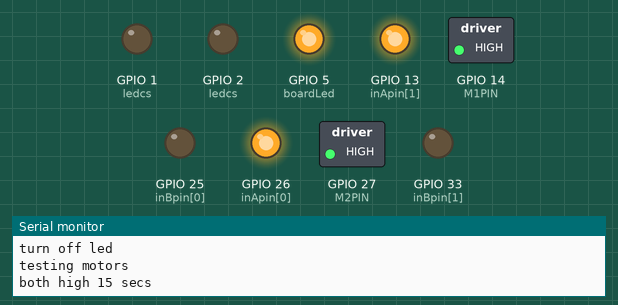
Simulated run of this sketch. Board: ESP32. On the bench: switched loads named in the sketch (green lamp = pin HIGH), output pins drawn as LEDs (lit = HIGH), the last lines printed to the serial monitor.

Above: at 10.5 s.
At 23.0 s:
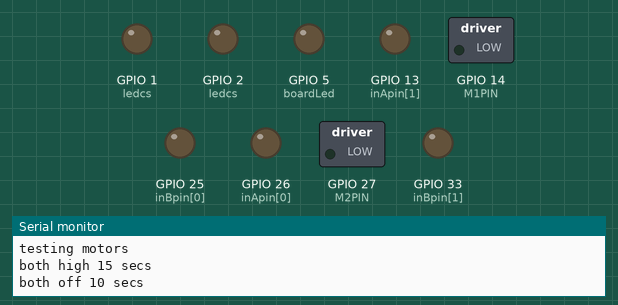
Timing chart, 0 to 35.5 s (numbered marks = the images above):
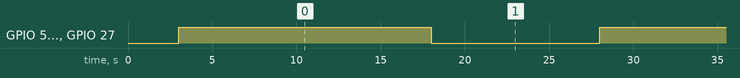

Measured:
- by itself, GPIO 5 (boardLed), GPIO 13 (inApin[1]), GPIO 14 (M1PIN), GPIO 26 (inApin[0]), GPIO 27 (M2PIN): alternates HIGH for 15.0 s and LOW for 10.0 s

The sketch:

test_motors_pwm.ino
```cpp
// needed for hacked encoder library
#define ESP32 1
#include <string.h>
#include <stddef.h>


#define M1PIN 14
#define M2PIN 27
#define M1CHANNEL 1
#define M2CHANNEL 2
#define CW   1
#define CCW  2


int inApin[2] = {26, 13};  // INA: Clockwise input
int inBpin[2] = {25, 33}; // INB: Counter-clockwise input
//int pwmpin[2] = {14, 27}; // PWM input
//int inApin[2] = {7, 4};  // INA: Clockwise input
//int inBpin[2] = {8, 9}; // INB: Counter-clockwise input
//int pwmpin[2] = {5, 6}; // PWM input

int ledcs[2] = {M1CHANNEL, M2CHANNEL}; // PWM input
// testing without pwm
//int mPins[2] = {M1PIN, M2PIN};

int boardLed = 5;
//int boardLed = 12;

void setup(void) {


  Serial.begin(115200);
  delay(3000);

  Serial.println("turn off led");
  pinMode(boardLed, OUTPUT);
  digitalWrite(boardLed, LOW);// Turn off on-board blue led


  // assign pwm pins to ledc channels
  ledcAttachPin(M1PIN, M1CHANNEL);
  ledcAttachPin(M2PIN, M2CHANNEL);

  // intialise the ledc channels
  ledcSetup(M1CHANNEL, 500, 8); // 500Hz PWM, 8-bit resolution
  ledcSetup(M2CHANNEL, 500, 8);

  // Initialize digital pins as outputs
  for (int i=0; i<2; i++)
  {
    pinMode(inApin[i], OUTPUT);
    pinMode(inBpin[i], OUTPUT);
   // pinMode(pwmpin[i], OUTPUT);
  }
  // Initialize braked
  for (int i=0; i<2; i++)
  {
    digitalWrite(inApin[i], LOW);
    digitalWrite(inBpin[i], LOW);
    //digitalWrite(pwmpin[i], LOW);
    pinMode(ledcs[i], OUTPUT);
  }


  motorOff(0);
  motorOff(1);

  //Serial.println("try motor go");
  //Serial.println("try motor go");
 // motorGo(1, CW, 255);
}


void motorOff(int motor)
{
  // Initialize braked
  for (int i=0; i<2; i++)
  {
    digitalWrite(inApin[i], LOW);
    digitalWrite(inBpin[i], LOW);
  }
  ledcWrite(ledcs[motor], 0);
   //digitalWrite(pwmpin[motor], LOW);
}

/* motorGo() will set a motor going in a specific direction
 the motor will continue going in that direction, at that speed
 until told to do otherwise.

 motor: this should be either 0 or 1, will selet which of the two
 motors to be controlled

 direct: Should be between 0 and 3, with the following result
 0: Brake to VCC
 1: Clockwise
 2: CounterClockwise
 3: Brake to GND

 pwm: should be a value between ? and 1023, higher the number, the faster
 it'll go
 */
void motorGo(uint8_t motor, uint8_t direct, uint8_t pwm)
{
  if (motor <= 1)
  {
    if (direct <=4)
    {
      // Set inA[motor]
      if (direct <=1)
        digitalWrite(inApin[motor], HIGH);
      else
        digitalWrite(inApin[motor], LOW);

      // Set inB[motor]
      if ((direct==0)||(direct==2))
        digitalWrite(inBpin[motor], HIGH);
      else
        digitalWrite(inBpin[motor], LOW);

      ledcWrite(ledcs[motor], pwm);
      //digitalWrite(pwmpin[motor], HIGH);
    }
  }
}

void loop(void) {

  Serial.println("testing motors");
  Serial.println("both high 15 secs ");
  motorGo(0, 1, 255);
  motorGo(1, 1, 255);
  digitalWrite(boardLed, HIGH);
  delay(15000);

  motorOff(0);
  motorOff(1);
  digitalWrite(boardLed, LOW);
  Serial.println("both off 10 secs ");
  delay(10000);

}
```
